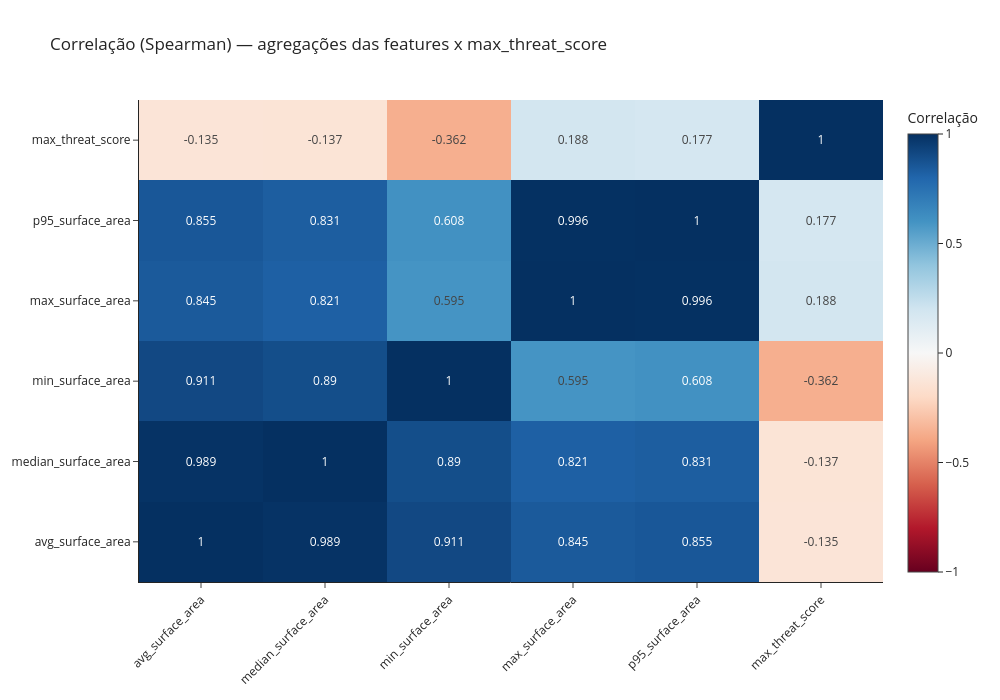
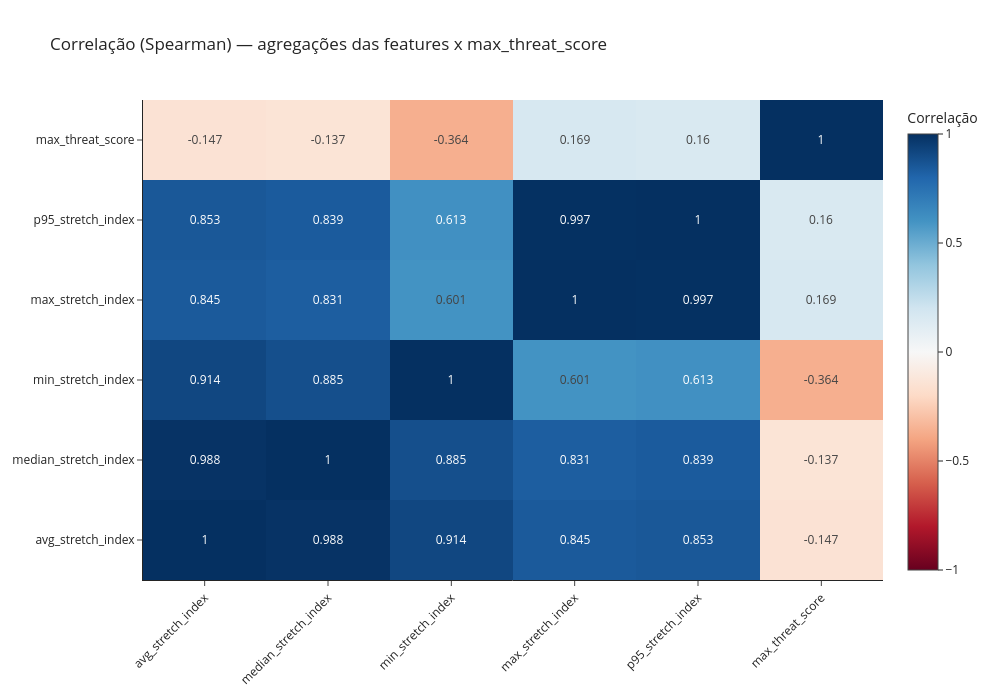
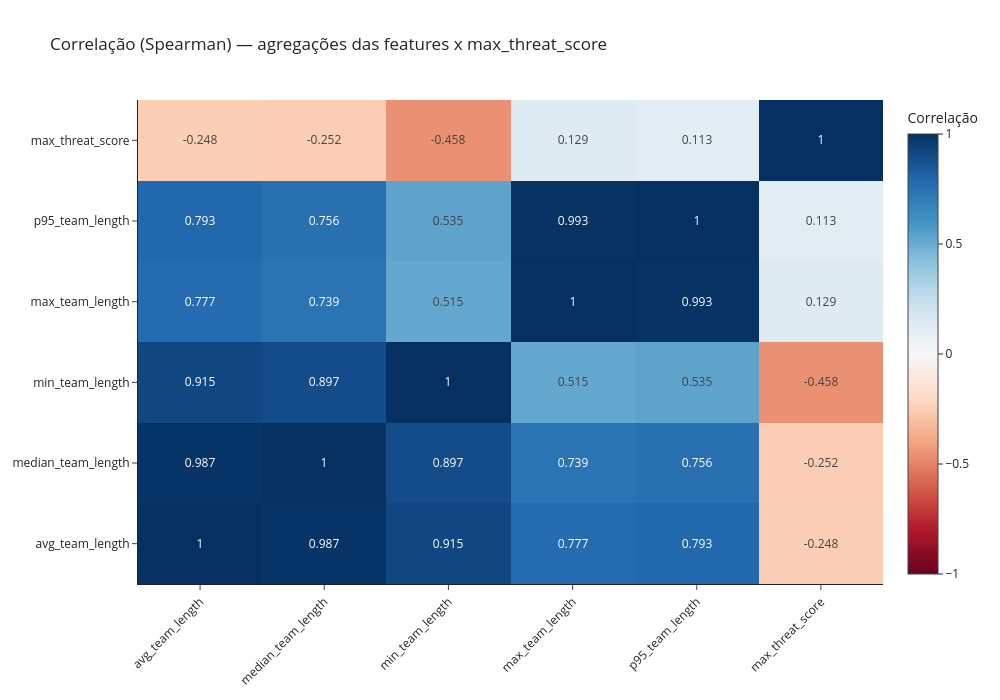
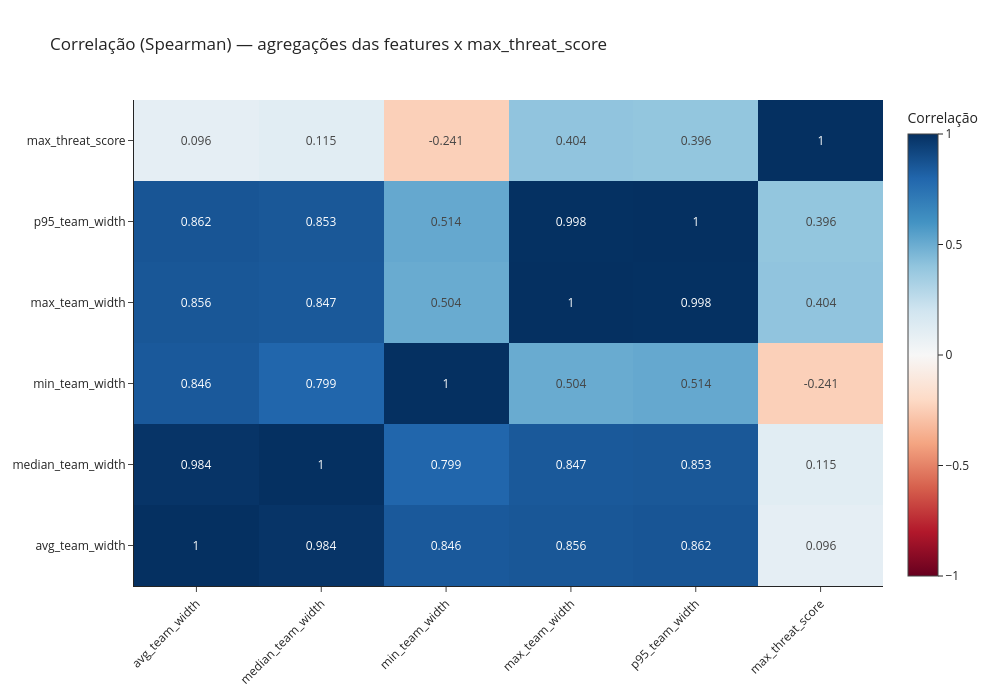

These figures' notebook cell, in order:
### Code cell
features = [
    'surface_area',
    'stretch_index',
    'team_length',
    'team_width',
    'defense_width',
    'height_goal_player',
    'height_goal_team_centroide',
    'height_goal_def_centroide',
    'def_mid_dist',
    'def_atk_dist',
    'atk_mid_dist',
    'numeric_superiority_10m',
    'numeric_superiority_20m',
]
target = 'threat_score'
group_cols = ['competitionId', 'season', 'gameId', 'possession_id']

df_features_target_agg = build_feature_target_stats_df(
    df=df_cycle_start_gk,
    features=features,
    target=target,
    group_cols=group_cols,
)

df_features_target_agg_pd = df_features_target_agg.toPandas()

for feature in features:
    plot_correlation_heatmap(df_features_target_agg_pd, feature, target, target_aggs=['max'])

### Figure 1 — Plotly figure (JSON) as saved in the notebook; plotly's stock layout.template omitted (floating-point values rounded to 4 significant figures)
{"data": [{"colorbar": {"title": {"text": "Correlação"}}, "colorscale": [[0, "rgb(103,0,31)"], [0.1, "rgb(178,24,43)"], [0.2, "rgb(214,96,77)"], [0.3, "rgb(244,165,130)"], [0.4, "rgb(253,219,199)"], [0.5, "rgb(247,247,247)"], [0.6, "rgb(209,229,240)"], [0.7, "rgb(146,197,222)"], [0.8, "rgb(67,147,195)"], [0.9, "rgb(33,102,172)"], [1, "rgb(5,48,97)"]], "text": [[1.0, 0.989, 0.911, 0.845, 0.855, -0.135], [0.989, 1.0, 0.89, 0.821, 0.831, -0.137], [0.911, 0.89, 1.0, 0.595, 0.608, -0.362], [0.845, 0.821, 0.595, 1.0, 0.996, 0.188], [0.855, 0.831, 0.608, 0.996, 1.0, 0.177], [-0.135, -0.137, -0.362, 0.188, 0.177, 1.0]], "texttemplate": "%{text}", "type": "heatmap", "x": ["avg_surface_area", "median_surface_area", "min_surface_area", "max_surface_area", "p95_surface_area", "max_threat_score"], "y": ["avg_surface_area", "median_surface_area", "min_surface_area", "max_surface_area", "p95_surface_area", "max_threat_score"], "z": [[1.0, 0.9894, 0.9105, 0.8453, 0.8546, -0.1345], [0.9894, 1.0, 0.8905, 0.8213, 0.8308, -0.1373], [0.9105, 0.8905, 1.0, 0.5953, 0.6081, -0.3616], [0.8453, 0.8213, 0.5953, 1.0, 0.9965, 0.1876], [0.8546, 0.8308, 0.6081, 0.9965, 1.0, 0.1768], [-0.1345, -0.1373, -0.3616, 0.1876, 0.1768, 1.0]], "zmax": 1, "zmin": -1}], "layout": {"height": 700, "title": {"text": "Correlação (Spearman) — agregações das features x max_threat_score"}, "width": 1000, "xaxis": {"tickangle": -45}}}

### Figure 2 — Plotly figure (JSON) as saved in the notebook; plotly's stock layout.template omitted (floating-point values rounded to 4 significant figures)
{"data": [{"colorbar": {"title": {"text": "Correlação"}}, "colorscale": [[0, "rgb(103,0,31)"], [0.1, "rgb(178,24,43)"], [0.2, "rgb(214,96,77)"], [0.3, "rgb(244,165,130)"], [0.4, "rgb(253,219,199)"], [0.5, "rgb(247,247,247)"], [0.6, "rgb(209,229,240)"], [0.7, "rgb(146,197,222)"], [0.8, "rgb(67,147,195)"], [0.9, "rgb(33,102,172)"], [1, "rgb(5,48,97)"]], "text": [[1.0, 0.988, 0.914, 0.845, 0.853, -0.147], [0.988, 1.0, 0.885, 0.831, 0.839, -0.137], [0.914, 0.885, 1.0, 0.601, 0.613, -0.364], [0.845, 0.831, 0.601, 1.0, 0.997, 0.169], [0.853, 0.839, 0.613, 0.997, 1.0, 0.16], [-0.147, -0.137, -0.364, 0.169, 0.16, 1.0]], "texttemplate": "%{text}", "type": "heatmap", "x": ["avg_stretch_index", "median_stretch_index", "min_stretch_index", "max_stretch_index", "p95_stretch_index", "max_threat_score"], "y": ["avg_stretch_index", "median_stretch_index", "min_stretch_index", "max_stretch_index", "p95_stretch_index", "max_threat_score"], "z": [[1.0, 0.9882, 0.9144, 0.8449, 0.8531, -0.1468], [0.9882, 1.0, 0.8847, 0.8313, 0.8395, -0.1373], [0.9144, 0.8847, 1.0, 0.6013, 0.613, -0.3638], [0.8449, 0.8313, 0.6013, 1.0, 0.9971, 0.1694], [0.8531, 0.8395, 0.613, 0.9971, 1.0, 0.1599], [-0.1468, -0.1373, -0.3638, 0.1694, 0.1599, 1.0]], "zmax": 1, "zmin": -1}], "layout": {"height": 700, "title": {"text": "Correlação (Spearman) — agregações das features x max_threat_score"}, "width": 1000, "xaxis": {"tickangle": -45}}}

### Figure 3 — Plotly figure (JSON) as saved in the notebook; plotly's stock layout.template omitted (floating-point values rounded to 4 significant figures)
{"data": [{"colorbar": {"title": {"text": "Correlação"}}, "colorscale": [[0, "rgb(103,0,31)"], [0.1, "rgb(178,24,43)"], [0.2, "rgb(214,96,77)"], [0.3, "rgb(244,165,130)"], [0.4, "rgb(253,219,199)"], [0.5, "rgb(247,247,247)"], [0.6, "rgb(209,229,240)"], [0.7, "rgb(146,197,222)"], [0.8, "rgb(67,147,195)"], [0.9, "rgb(33,102,172)"], [1, "rgb(5,48,97)"]], "text": [[1.0, 0.987, 0.915, 0.777, 0.793, -0.248], [0.987, 1.0, 0.897, 0.739, 0.756, -0.252], [0.915, 0.897, 1.0, 0.515, 0.535, -0.458], [0.777, 0.739, 0.515, 1.0, 0.993, 0.129], [0.793, 0.756, 0.535, 0.993, 1.0, 0.113], [-0.248, -0.252, -0.458, 0.129, 0.113, 1.0]], "texttemplate": "%{text}", "type": "heatmap", "x": ["avg_team_length", "median_team_length", "min_team_length", "max_team_length", "p95_team_length", "max_threat_score"], "y": ["avg_team_length", "median_team_length", "min_team_length", "max_team_length", "p95_team_length", "max_threat_score"], "z": [[1.0, 0.9867, 0.9155, 0.7769, 0.7931, -0.2484], [0.9867, 1.0, 0.8973, 0.7392, 0.7557, -0.2524], [0.9155, 0.8973, 1.0, 0.5146, 0.5348, -0.4575], [0.7769, 0.7392, 0.5146, 1.0, 0.9929, 0.1291], [0.7931, 0.7557, 0.5348, 0.9929, 1.0, 0.113], [-0.2484, -0.2524, -0.4575, 0.1291, 0.113, 1.0]], "zmax": 1, "zmin": -1}], "layout": {"height": 700, "title": {"text": "Correlação (Spearman) — agregações das features x max_threat_score"}, "width": 1000, "xaxis": {"tickangle": -45}}}

### Figure 4 — Plotly figure (JSON) as saved in the notebook; plotly's stock layout.template omitted (floating-point values rounded to 4 significant figures)
{"data": [{"colorbar": {"title": {"text": "Correlação"}}, "colorscale": [[0, "rgb(103,0,31)"], [0.1, "rgb(178,24,43)"], [0.2, "rgb(214,96,77)"], [0.3, "rgb(244,165,130)"], [0.4, "rgb(253,219,199)"], [0.5, "rgb(247,247,247)"], [0.6, "rgb(209,229,240)"], [0.7, "rgb(146,197,222)"], [0.8, "rgb(67,147,195)"], [0.9, "rgb(33,102,172)"], [1, "rgb(5,48,97)"]], "text": [[1.0, 0.984, 0.846, 0.856, 0.862, 0.096], [0.984, 1.0, 0.799, 0.847, 0.853, 0.115], [0.846, 0.799, 1.0, 0.504, 0.514, -0.241], [0.856, 0.847, 0.504, 1.0, 0.998, 0.404], [0.862, 0.853, 0.514, 0.998, 1.0, 0.396], [0.096, 0.115, -0.241, 0.404, 0.396, 1.0]], "texttemplate": "%{text}", "type": "heatmap", "x": ["avg_team_width", "median_team_width", "min_team_width", "max_team_width", "p95_team_width", "max_threat_score"], "y": ["avg_team_width", "median_team_width", "min_team_width", "max_team_width", "p95_team_width", "max_threat_score"], "z": [[1.0, 0.9839, 0.8465, 0.8556, 0.8619, 0.09598], [0.9839, 1.0, 0.7988, 0.8472, 0.8531, 0.1153], [0.8465, 0.7988, 1.0, 0.5043, 0.5142, -0.2412], [0.8556, 0.8472, 0.5043, 1.0, 0.998, 0.4035], [0.8619, 0.8531, 0.5142, 0.998, 1.0, 0.3964], [0.09598, 0.1153, -0.2412, 0.4035, 0.3964, 1.0]], "zmax": 1, "zmin": -1}], "layout": {"height": 700, "title": {"text": "Correlação (Spearman) — agregações das features x max_threat_score"}, "width": 1000, "xaxis": {"tickangle": -45}}}
